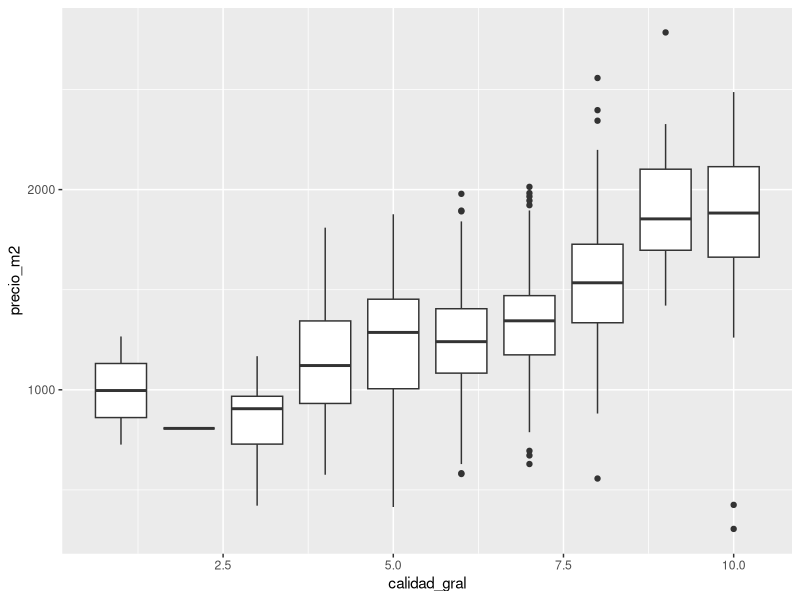
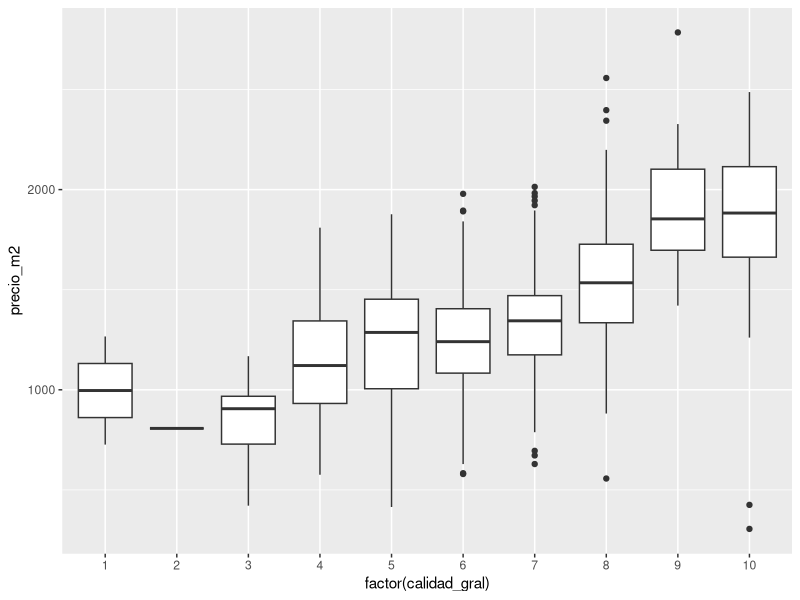
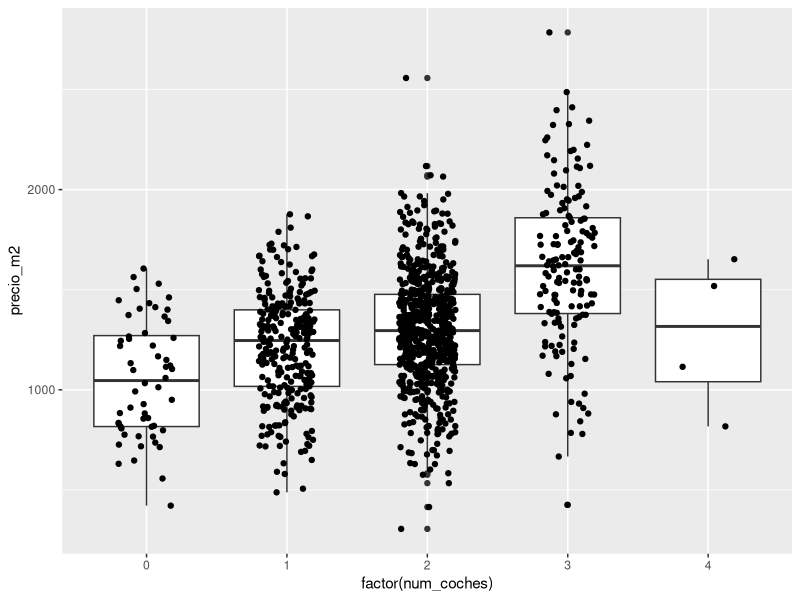

R code for these plots, in order:
library(tidyverse)

casas <- read_csv("casas.csv")
glimpse(casas)

# 1. Condición y calidad general vs precio x m2

# haz una tabla de conteos de los valores
# de calidad general de construcción y terminados (calidad_gral)

# tip: usa la función tally o summarise
casas %>% group_by(calidad_gral) %>% 
  summarise(n = n())
casas %>% group_by(condicion_venta) %>% 
  summarise(n = n())
# Haz una gráfica de caja y brazos del precio x m2 para cada 
# nivel de calidad gral ¿Qué interpretas?

# aquí tu codigo (tip: usa factor(variable) para convertir una variable
# numérica a factor)
ggplot(casas, 
       aes(x = calidad_gral, y = precio_m2, group = calidad_gral)) +
  geom_boxplot() 
ggplot(casas, 
       aes(x = factor(calidad_gral), y = precio_m2)) +
  geom_boxplot() 
# 2. Repite el anterior con número de coches que caben en el garage.
#¿Cuál es la relación? ¿Qué puedes malinterpretar de esta gráfica?

# num_coches
ggplot(casas , 
       aes(x = factor(num_coches), y = precio_m2)) +
  geom_boxplot() + geom_jitter(width = 0.2)
casas %>% group_by(num_coches) %>% summarise(n = n())

# aquí tu respuesta

# 3. Tablas cruzadas: azúcar y tipo de té

#Lee los datos de tomadores de té
tea <- read_csv("tea.csv")

## Haz una tabla cruzada de uso de azúcar (sugar) con tipo de té (Tea),
## mostrando el número de casos en cada cruce
# Pon el uso de azúcar en las columnas

tea %>% group_by(Tea)# aquí tu código
tea_analysed_sugar_n <- tea |> select(Tea, sugar) |> 
  count(sugar, Tea) |> 
  group_by(sugar)
# results:
# sugar    Tea           n
# <chr>    <chr>     <int>
#   1 No.sugar Earl Grey    84
#   2 No.sugar black        51
#   3 No.sugar green        20
#   4 sugar    Earl Grey   109
#   5 sugar    black        23
#   6 sugar    green        13

## ¿Cómo se relaciona el uso de azúcar con el té que toman las personas?
## Haz una tabla de porcentajes por renglón (para cada tipo de té) de tu tabla anterior

#tea %>% # aquí tu código
tea_analysed_sugar_pct <- tea |> select(Tea, sugar) |> 
  count(sugar, Tea) |> 
  group_by(sugar) |>
  mutate(pct = 100*n/sum(n)) |>
  select(-n)
# results:
#   sugar    Tea         pct
#   <chr>    <chr>     <dbl>
#   1 No.sugar Earl Grey 54.2 
#   2 No.sugar black     32.9 
#   3 No.sugar green     12.9 
#   4 sugar    Earl Grey 75.2 
#   5 sugar    black     15.9 
#   6 sugar    green      8.97

# El problema con esta repesentación es que toma en cuenta todo los n, asi que hay que separar
# en unos sin y con azucar.
tea_EG <- filter(tea, Tea== "Earl Grey")
tea_green <- filter(tea, Tea== "green")
tea_black <- filter(tea, Tea== "black")

tea_analysed_sugar_pct_EG <- tea_EG |> select( sugar, Tea) |> 
  group_by(Tea) |>
  count(sugar) |> 
  mutate(pct = 100*n/sum(n)) |>
  select(-n)

tea_analysed_sugar_pct_black <- tea_black |> select( sugar, Tea) |> 
  group_by(Tea) |>
  count(sugar) |> 
  mutate(pct = 100*n/sum(n)) |>
  select(-n)

tea_analysed_sugar_pct_green <- tea_green |> select( sugar, Tea) |> 
  group_by(Tea) |>
  count(sugar) |> 
  mutate(pct = 100*n/sum(n)) |>
  select(-n)

# results
#   Tea       sugar      pct
#   <chr>     <chr>    <dbl>
#   1 Earl Grey No.sugar  43.5
#   2 Earl Grey sugar     56.5

#   Tea   sugar      pct
#  <chr> <chr>    <dbl>
#   1 green No.sugar  60.6
#   2 green sugar     39.4

#   Tea   sugar      pct
#   <chr> <chr>    <dbl>
#   1 black No.sugar  68.9
#   2 black sugar     31.1




## 4. Haz una tabla cruzada para la variable Tea y la presentación (how)
## donde las columnas son el tipo de Té

#tea %>% # tu código
tea_analysed_Tea_present <- tea |> select(Tea, how) |> 
  group_by(how) |>
  count(Tea) 
# result
# Tea       how                    n
# <chr>     <chr>              <int>
#   1 Earl Grey tea bag              117
#   2 Earl Grey tea bag+unpackaged    60
#   3 Earl Grey unpackaged            16
#   4 black     tea bag               36
#   5 black     tea bag+unpackaged    23
#   6 black     unpackaged            15
#   7 green     tea bag               17
#   8 green     tea bag+unpackaged    11
#   9 green     unpackaged             5

###### not necessary
num_Teas <- n_distinct(tea |> select(Tea))
num_how <- n_distinct(tea |> select(how))
######


# organisacion de la table con las columnas tipo de Tea, las celdas contienen en numero
tabla_cruzada <- tea |>
  count(how, Tea) |>
  group_by(how)

# reorganizar para que las columnas sea de Tea, las celdas los numeros
tabla_cruzada |>
  pivot_wider(names_from = Tea, values_from = n)

# result N
#   how                `Earl Grey` black green
#   <chr>                    <int> <int> <int>
#   1 tea bag                    117    36    17
#   2 tea bag+unpackaged          60    23    11
#   3 unpackaged                  16    15     5


## Ahora calcula porcentajes por columna de la tabla anterior

#tea %>% # tu código aquí 
## overwriting the former result to replace number with percentage
tabla_cruzada <- tea |>
  count(how, Tea) |>
  group_by(how) |>
  mutate(pct = round(100 * n / sum(n))) |>
  select(-n)

tabla_cruzada |>
  pivot_wider(names_from = Tea, values_from = pct)

# result %
#   how                `Earl Grey` black green
#   <chr>                    <dbl> <dbl> <dbl>
#   1 tea bag                 69    21    10
#   2 tea bag+unpackaged      64    24    12
#   3 unpackaged              44    42    14
  
  
# ¿Cómo son diferentes en cuanto a la presentación
# los tomadores de distintos tés (negro, earl gray, etc.)?

# Parece que los tomadores de té negro prefieren la presentación "unpacked" mas
# que las bolsitas mientas el Earl Gray se toma mas de bolsas. Parece que el 
# tiene poco consumidores o por lo menos no depende de la presentación.
g1 <- ggplot(tabla_cruzada) +
  geom_point(aes(x = how, y = pct, color = tabla_cruzada$Tea))
             